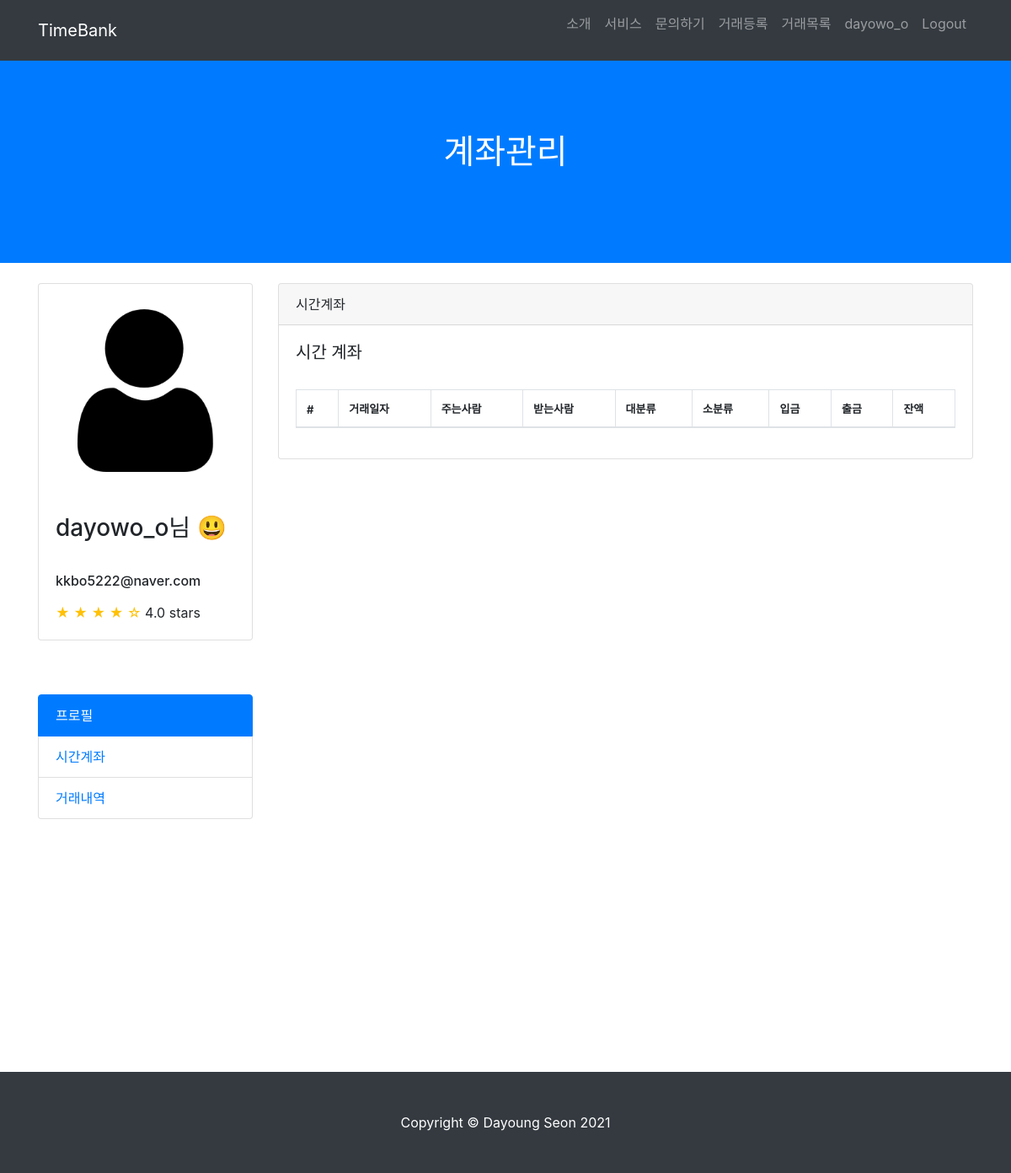
/account/balance (signed in), run on an earlier commit of the app's database.
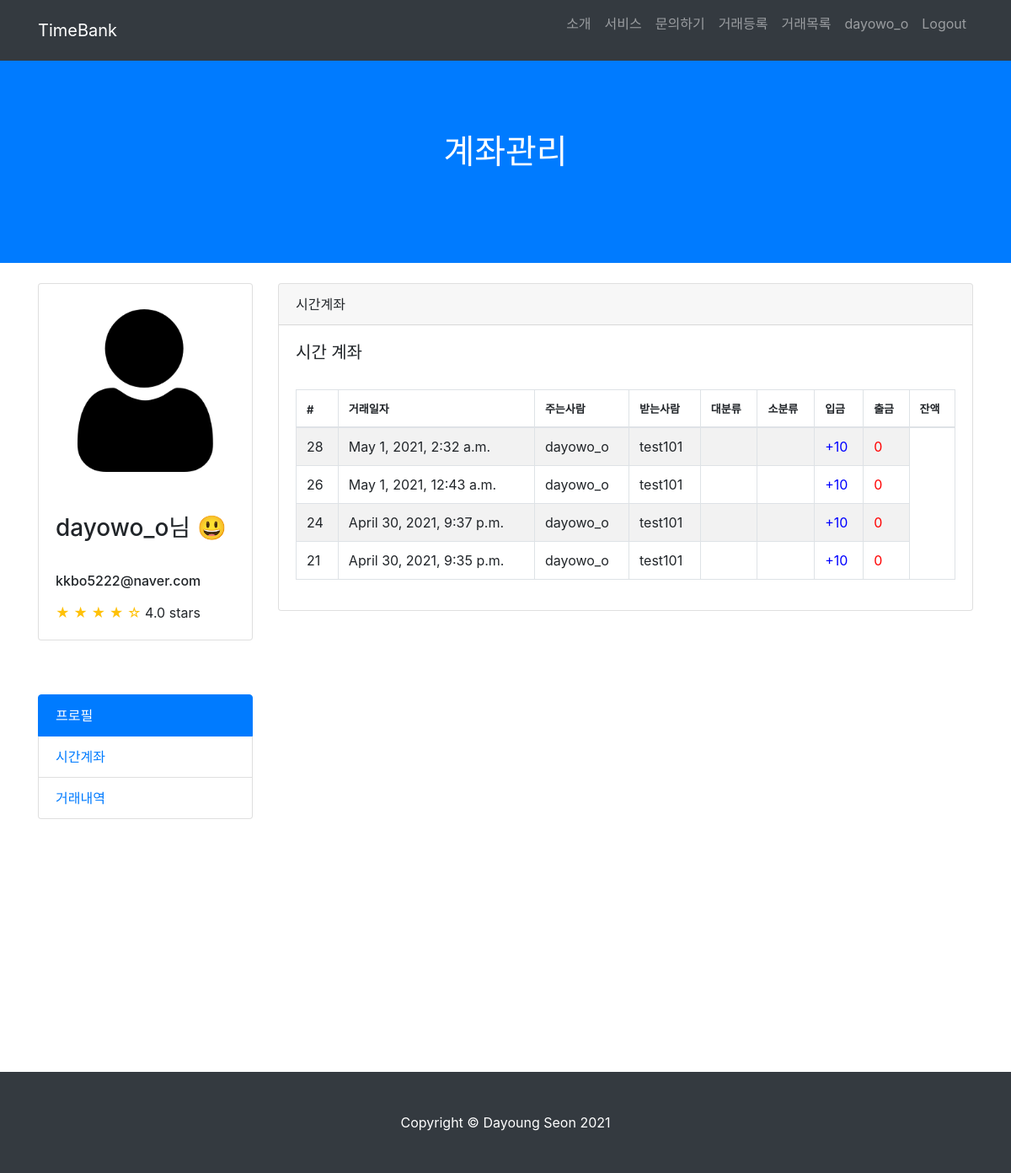
And on a later commit of the database.
### TimeBank_account/models.py (models this page shows)
class User(AbstractUser):
    username = models.CharField(max_length=64, verbose_name='사용자ID', unique=True)
    email = models.EmailField(max_length=128, verbose_name='E-mail')
    name = models.CharField(max_length=64, verbose_name='이름')
    password = models.CharField(max_length=100, verbose_name='비밀번호')
    contact = models.CharField(max_length=150, verbose_name='연락처')
    birth = models.CharField(max_length=150, verbose_name='생년월일')
    user_age = models.CharField(max_length=50, verbose_name='연령대')
    gender = models.CharField(max_length=10, verbose_name='성별')
    balance = models.IntegerField(verbose_name='잔액', default=0)
    registered_dtn = models.DateField(auto_now_add=True, verbose_name='가입일자')
    image = models.ImageField(upload_to="images/", blank=True)
    about = models.TextField(verbose_name="소개말", blank=True)
    object = CustomUserManager()
    def __str__(self):
        return self.username
    class Meta:
        db_table = 'TimeBank_user'

### TimeBank_app/models.py (models this page shows, shortened)
class Post(models.Model):
    date = models.CharField(max_length=140)
    start_time = models.CharField(max_length=140)
    end_time = models.CharField(max_length=140)
    service_choice = (('주고싶어요','주고싶어요'), ('받고싶어요','받고싶어요'))
    service = models.CharField(max_length=50, choices=service_choice)
    location = models.CharField(max_length=140)
    main_work = models.CharField(max_length=140)
    content = models.TextField(verbose_name='내용')
    created_at = models.DateTimeField(auto_now_add=True, verbose_name='등록시간')
    tok = models.IntegerField(default=0, verbose_name='거래톡')
    author = models.ForeignKey('TimeBank_account.User', on_delete=models.CASCADE, verbose_name='작성자')
    status_list = (('대기','대기'),('진행','진행'),('완료','완료'),('중단','중단'))
    status = models.CharField(max_length=50, choices=status_list, default='대기')
    respond_list = (('요청대기','요청대기'),('요청승인', '요청승인'),('요청거절','요청거절'))
    respond = models.CharField(max_length=50, choices=respond_list, verbose_name='승인상태', default='요청대기')
    applicants = models.CharField(max_length=140, verbose_name='신청자', null=True)
    giver = models.CharField(max_length=140, verbose_name='주는사람', null=True)
    taker = models.CharField(max_length=140, verbose_name='받는사람', null=True)
    class Meta:
        ordering = ['-created_at']

### TimeBank_account/views.py (the view)
# urls.py: path('balance', views.balance, name="balance"),
@login_required
def balance(request):
    post = Post.objects.all()
    user = request.user
    username = str(request.user)
    balance = int(user.balance)
    li = [1,5,8]
    success = post.filter(status = "완료")
    success_posts = success.filter(giver = str(request.user)) or success.filter(taker = str(request.user))
    if success_posts.filter(service = "주고싶어요"):
        if str(request.user) == success_posts.giver:
            balance = balance + success_posts.tok
    elif success_posts.filter(service="받고싶어요"):
        if str(request.user) == success_posts.giver:
            balance = balance + success_posts.tok
    if success_posts.filter(service = "주고싶어요"):
        if str(request.user) == success_posts.taker:
            balance = balance - success_posts.tok
    elif success_posts.filter(service="받고싶어요"):
        if str(request.user) == success_posts.taker:
            balance = balance - success_posts.tok
    return render(request, "balance.html", {'username':username, 'success_posts': success_posts, 'balance':balance, 'li':li})

### TimeBank_account/templates/balance.html (shortened to what this page needs)
{% load static %}
<html lang="en">
<head>
  <link href="{% static 'vendor/bootstrap/css/bootstrap.min.css' %}" rel="stylesheet">
  <link href="{% static 'css/scrolling-nav.css' %}" rel="stylesheet">
</head>
<body id="page-top">
 <nav class="navbar navbar-expand-lg navbar-dark bg-dark fixed-top" id="mainNav">
  <div class="container">
    <a class="navbar-brand js-scroll-trigger" href="{% url 'index' %}">TimeBank</a>
    <div class="collapse navbar-collapse" id="navbarResponsive">
      <ul class="navbar-nav ml-auto">
        <li class="nav-item">
          <a class="nav-link js-scroll-trigger" href="{% url 'index' %}">소개</a>
        </li>
        <li class="nav-item">
          <a class="nav-link js-scroll-trigger" href="{% url 'index' %}">서비스</a>
        </li>
        <li class="nav-item">
          <a class="nav-link js-scroll-trigger" href="{% url 'index' %}">문의하기</a>
        </li>
        <li class="nav-item">
          <a class="nav-link js-scroll-trigger" href="{% url 'new_post' %}">거래등록</a>
        </li>
      <li class="nav-item">
        <a class="nav-link js-scroll-trigger" href="{% url 'post_list' %}">거래목록</a>
      </li>
        {% if user.is_authenticated %}
        <li class="nav-item">
          <a class="nav-link js-scroll-trigger" href="{% url 'profile' user.username %}">{{ user.get_username }}</a>
        </li>
        <li class="nav-item">
          <form action="{% url 'logout' %}" method="POST">
            <input type="submit" class="nav-link logout" href="{% url 'logout' %}" value="Logout" style="border: none; background: transparent;">
          </form>
        </li>
        {% endif %}
      </ul>
    </div>
  </div>
</nav>
  <header class="bg-primary text-white">
    <div class="container text-center">
      <h1>계좌관리</h1>
    </div>
  </header>
 <div class="container">
  <div class="row">
    <div class="col-lg-3">
      <div class="card mt-4">
        {% if user.image %}
        <img class="card-img-top img-fluid" src="{{ user.image.url }}" alt="user" style="padding: 30px;">
        {% else %}
        <img class="card-img-top img-fluid" src="/static/img/user.png" alt="user" style="padding: 30px;">
        {% endif %}
        <div class="card-body">
          <h3 class="card-title">{{ user.get_username }}님 😃</h3>
          <h4>{{ user.name }}</h4><br>
          <h6>{{ user.email }}</h6>
          <span class="text-warning">&#9733; &#9733; &#9733; &#9733; &#9734;</span>
          4.0 stars
        </div>
      </div>
      <p><br><br></p>
      <div class="list-group">
        <a href="{% url 'profile' user.username %}" class="list-group-item active">프로필</a>
        <a href="{% url 'balance' %}" class="list-group-item">시간계좌</a>
        <a href="{% url 'account' %}" class="list-group-item">거래내역</a>
      </div>
    </div>
    <div class="col-lg-9">
      <div class="card card-outline-secondary my-4">
        <div class="card-header">
          시간계좌
        </div>
        <div class="card-body">
          <h5>시간 계좌</h5>
          <br>
          <table id="example" class="table table-striped table-bordered" style="width:100%">
            <thead>
              <tr>
                <th style="font-size: 13px;">#</th>
                <th style="font-size: 13px;">거래일자</th>
                <th style="font-size: 13px;">주는사람</th>
                <th style="font-size: 13px;">받는사람</th>
                <th style="font-size: 13px;">대분류</th>
                <th style="font-size: 13px;">소분류</th>
                <th style="font-size: 13px;">입금</th>
                <th style="font-size: 13px;">출금</th>
                <th style="font-size: 13px;">잔액</th>
            </tr>
            </thead>
            <tbody>
                <tr>
                  {% for success_post in success_posts %}
                    <td>{{ success_post.id }}</td>
                    <td>{{ success_post.created_at }}</td>
                    <td>{{ success_post.giver }}</td>
                    <td>{{ success_post.taker }}</td>
                    <td>{{ success_post.mainwork }}</td>
                    <td>{{ success_post.subwork }}</td>
                    {% if username == success_post.giver %}
                    <td style="color: blue;">+{{ success_post.tok }}</td>
                    <td style="color: red;">0</td>
                    {% elif username == success_post.taker %}
                    <td style="color: blue;">0</td>
                    <td style="color: red;">-{{success_post.tok}}</td>
                    {% endif %}
                </tr>
                {% endfor %}
            </tbody>
          </table>
        </div>
      </div>
    </div>
</div>
</div>
<section id="about">
</section>
  <footer class="py-5 bg-dark">
    <div class="container">
      <p class="m-0 text-center text-white">Copyright &copy; Dayoung Seon 2021</p>
    </div>
  </footer>
</body>

### TimeBank_account/static/css/scrolling-nav.css (style rules this page uses)
header { padding: 156px 0 100px; }
section { padding: 150px 0; }

What changed in the data, as far as the page shows it:
added Post: id "28", created_at "May 1, 2021, 2:32 a.m.", giver "dayowo_o", taker "test101", tok "10"
added Post: id "26", created_at "May 1, 2021, 12:43 a.m.", giver "dayowo_o", taker "test101", tok "10"
added Post: id "24", created_at "April 30, 2021, 9:37 p.m.", giver "dayowo_o", taker "test101", tok "10"
added Post: id "21", created_at "April 30, 2021, 9:35 p.m.", giver "dayowo_o", taker "test101", tok "10"
